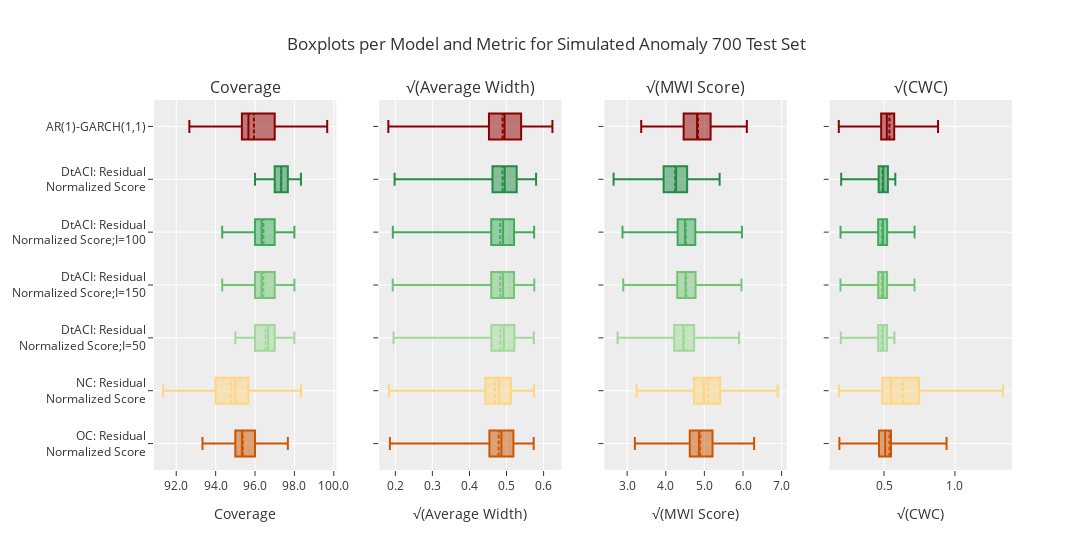

This figure's notebook cell:
### Code cell
create_boxplots("Simulated Anomaly 700")
